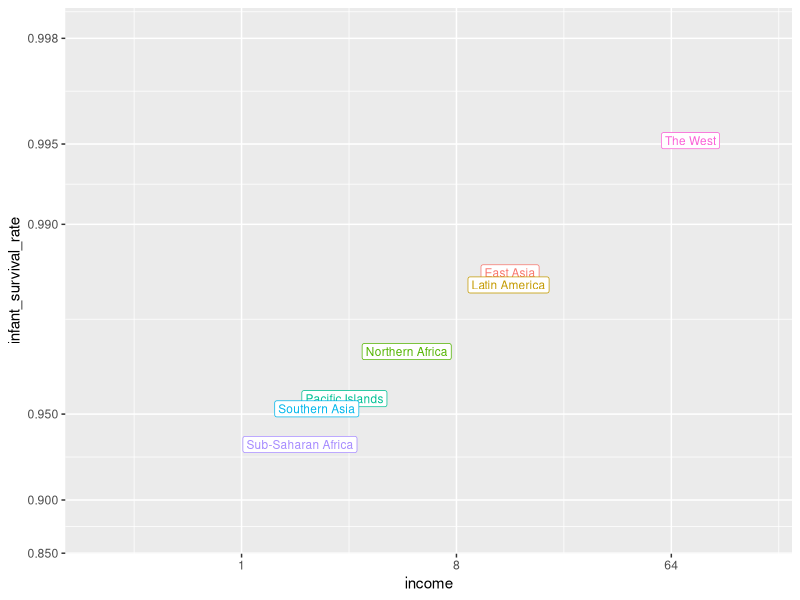

Write R code to recreate this figure.
library(tidyverse)
library(dslabs)
data(gapminder)

# define Western countries
west <- c("Western Europe", "Northern Europe", "Southern Europe", "Northern America", "Australia and New Zealand")

past_year <- 1970
present_year <- 2010

#Adding additional layers or regions
gapminder <- gapminder %>%
  mutate(group = case_when(
    .$region %in% west ~ "The West",
    .$region %in% "Northern Africa" ~ "Northern Africa",
    .$region %in% c("Eastern Asia", "South-Eastern Asia") ~ "East Asia",
    .$region == "Southern Asia" ~ "Southern Asia",
    .$region %in% c("Central America", "South America", "Caribbean") ~ "Latin America",
    .$continent == "Africa" & .$region != "Northern Africa" ~ "Sub-Saharan Africa",
    .$region %in% c("Melanesia", "Micronesia", "Polynesia") ~ "Pacific Islands"))

# define a data frame with group average income and average infant survival rate
surv_income <- gapminder %>%
  filter(year %in% present_year & !is.na(gdp) & !is.na(infant_mortality) & !is.na(group)) %>%
  group_by(group) %>%
  summarize(income = sum(gdp)/sum(population)/365,
            infant_survival_rate = 1 - sum(infant_mortality/1000*population)/sum(population))
surv_income %>% arrange(income)

# plot infant survival versus income, with transformed axes
surv_income %>% ggplot(aes(income, infant_survival_rate, label = group, color = group)) +
  scale_x_continuous(trans = "log2", limit = c(0.25, 150)) +
  scale_y_continuous(trans = "logit", limit = c(0.875, .9981),
                     breaks = c(.85, .90, .95, .99, .995, .998)) +
  geom_label(size = 3, show.legend = FALSE) 
